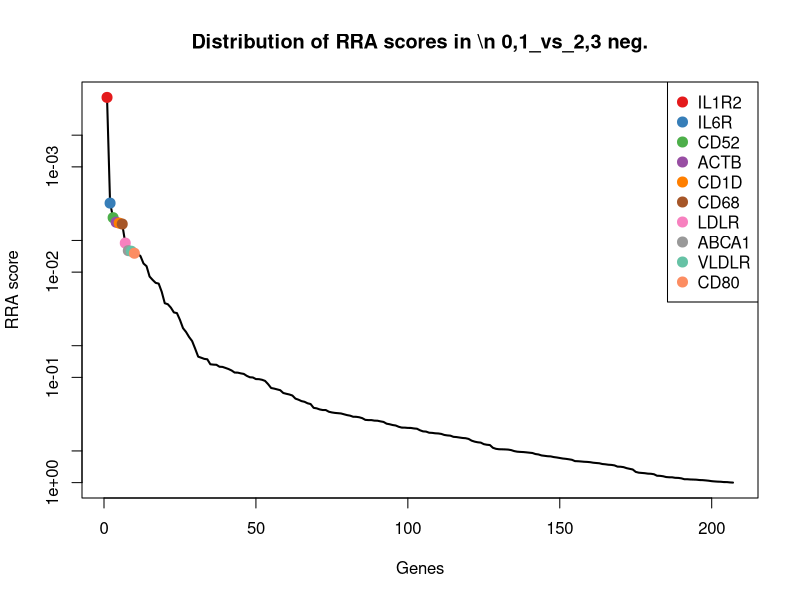
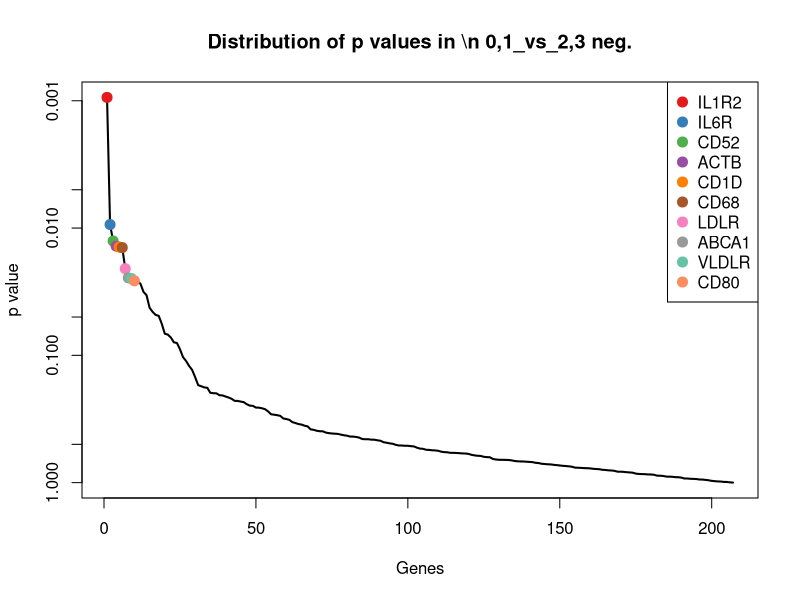
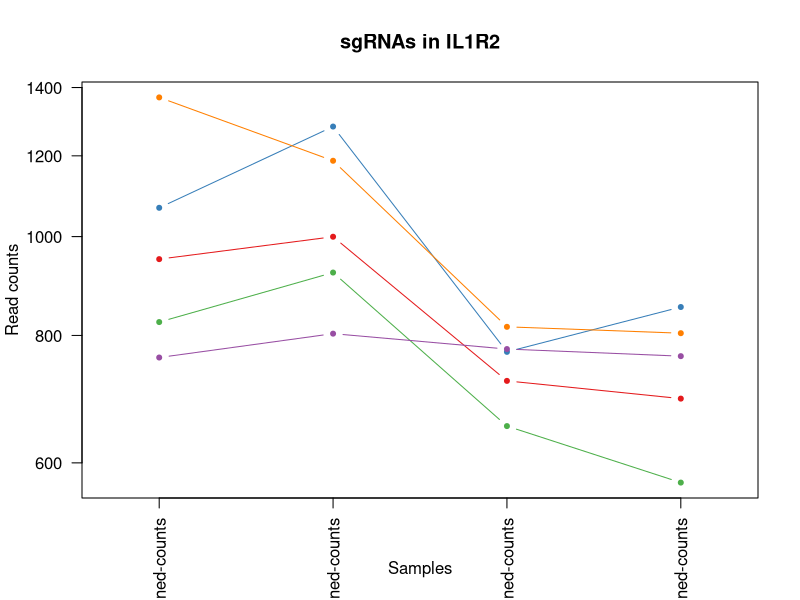
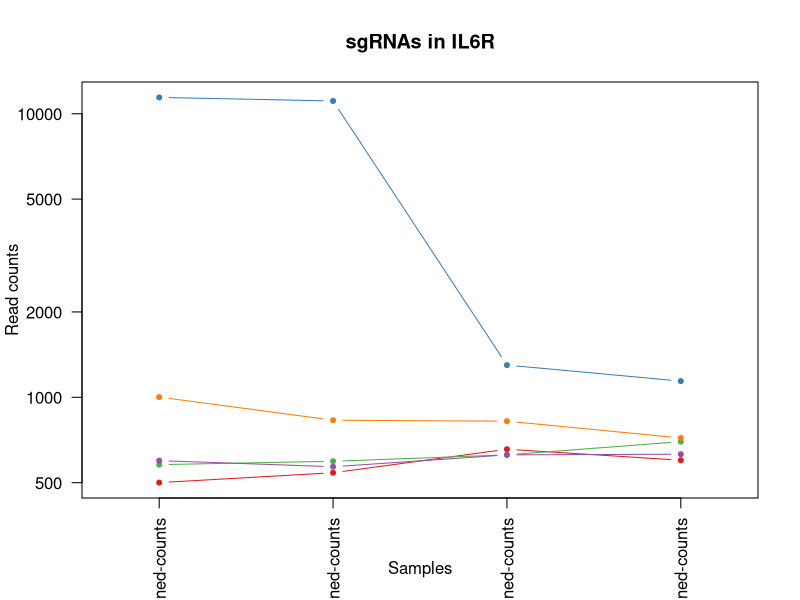
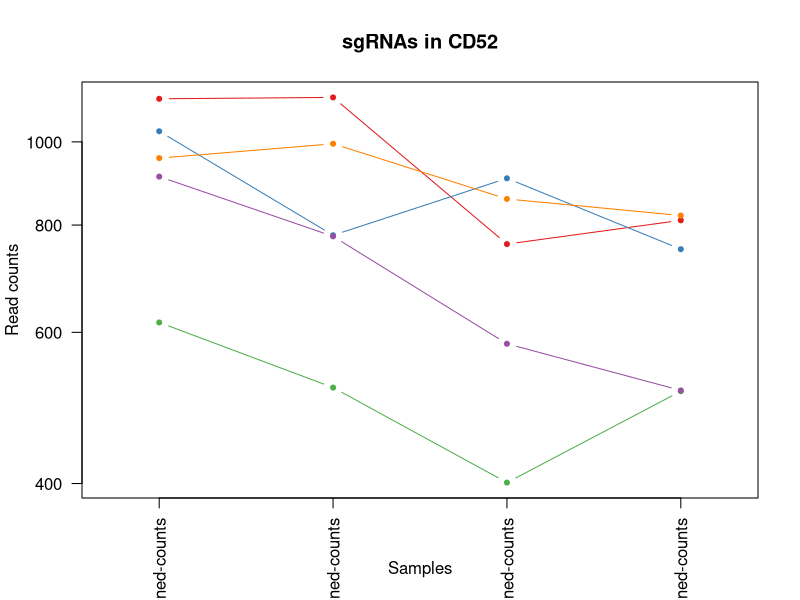
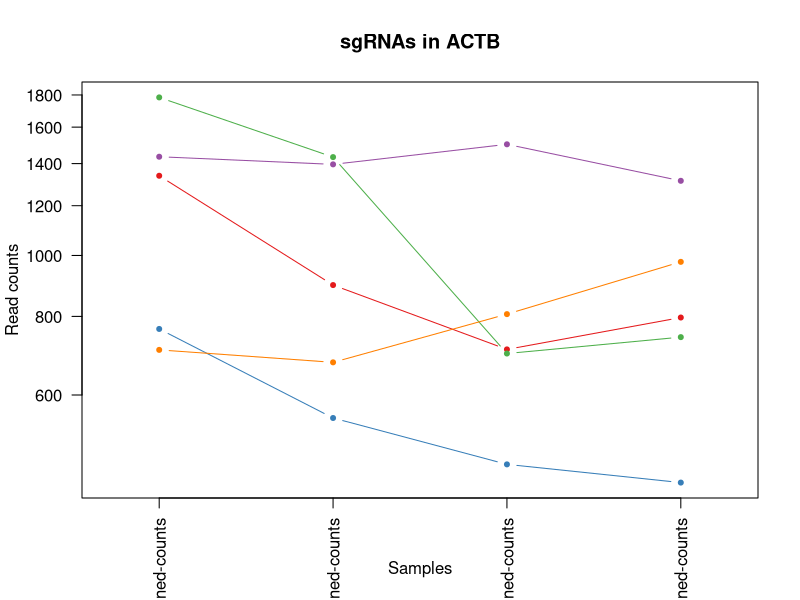
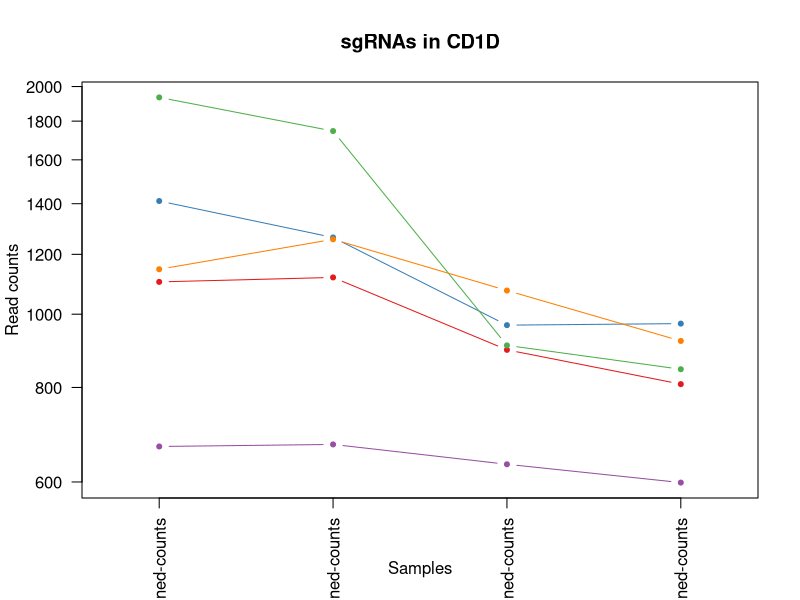
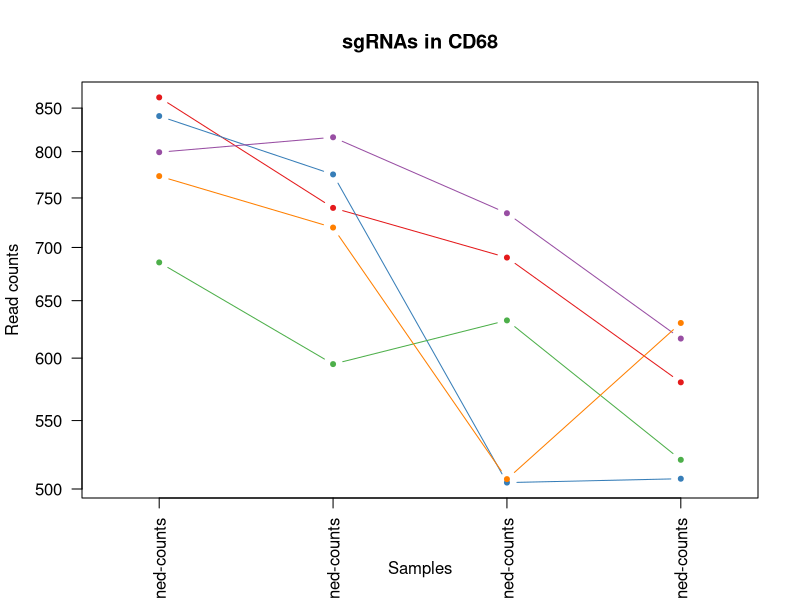

R code for these plots, in order: (Note: this script raises an error after producing the figures.)
pdf(file='APOEuptake_CRISPRi.pdf',width=4.5,height=4.5);
gstable=read.table('APOEuptake_CRISPRi.gene_summary.txt',header=T)
# 
#
# parameters
# Do not modify the variables beginning with "__"

# gstablename='__GENE_SUMMARY_FILE__'
startindex=3
# outputfile='__OUTPUT_FILE__'
targetgenelist=c("IL1R2","IL6R","CD52","ACTB","CD1D","CD68","LDLR","ABCA1","VLDLR","CD80")
# samplelabel=sub('.\\w+.\\w+$','',colnames(gstable)[startindex]);
samplelabel='0,1_vs_2,3 neg.'


# You need to write some codes in front of this code:
# gstable=read.table(gstablename,header=T)
# pdf(file=outputfile,width=6,height=6)


# set up color using RColorBrewer
#library(RColorBrewer)
#colors <- brewer.pal(length(targetgenelist), "Set1")

colors=c( "#E41A1C", "#377EB8", "#4DAF4A", "#984EA3", "#FF7F00",  "#A65628", "#F781BF",
          "#999999", "#66C2A5", "#FC8D62", "#8DA0CB", "#E78AC3", "#A6D854", "#FFD92F", "#E5C494", "#B3B3B3", 
          "#8DD3C7", "#FFFFB3", "#BEBADA", "#FB8072", "#80B1D3", "#FDB462", "#B3DE69", "#FCCDE5",
          "#D9D9D9", "#BC80BD", "#CCEBC5", "#FFED6F")

######
# function definition

plotrankedvalues<-function(val, tglist, ...){
  
  plot(val,log='y',ylim=c(max(val),min(val)),type='l',lwd=2, ...)
  if(length(tglist)>0){
    for(i in 1:length(tglist)){
      targetgene=tglist[i];
      tx=which(names(val)==targetgene);ty=val[targetgene];
      points(tx,ty,col=colors[(i %% length(colors)) ],cex=2,pch=20)
      # text(tx+50,ty,targetgene,col=colors[i])
    }
    legend('topright',tglist,pch=20,pt.cex = 2,cex=1,col=colors)
  }
}



plotrandvalues<-function(val,targetgenelist, ...){
  # choose the one with the best distance distribution
  
  mindiffvalue=0;
  randval=val;
  for(i in 1:20){
    randval0=sample(val)
    vindex=sort(which(names(randval0) %in% targetgenelist))
    if(max(vindex)>0.9*length(val)){
      # print('pass...')
      next;
    }
    mindiffind=min(diff(vindex));
    if (mindiffind > mindiffvalue){
      mindiffvalue=mindiffind;
      randval=randval0;
      # print(paste('Diff: ',mindiffvalue))
    }
  }
  plot(randval,log='y',ylim=c(max(randval),min(randval)),pch=20,col='grey', ...)
  
  if(length(targetgenelist)>0){
    for(i in 1:length(targetgenelist)){
      targetgene=targetgenelist[i];
      tx=which(names(randval)==targetgene);ty=randval[targetgene];
      points(tx,ty,col=colors[(i %% length(colors)) ],cex=2,pch=20)
      text(tx+50,ty,targetgene,col=colors[i])
    }
  }
  
}




# set.seed(1235)



pvec=gstable[,startindex]
names(pvec)=gstable[,'id']
pvec=sort(pvec);

plotrankedvalues(pvec,targetgenelist,xlab='Genes',ylab='RRA score',main=paste('Distribution of RRA scores in \\n',samplelabel))

# plotrandvalues(pvec,targetgenelist,xlab='Genes',ylab='RRA score',main=paste('Distribution of RRA scores in \\n',samplelabel))


pvec=gstable[,startindex+1]
names(pvec)=gstable[,'id']
pvec=sort(pvec);

plotrankedvalues(pvec,targetgenelist,xlab='Genes',ylab='p value',main=paste('Distribution of p values in \\n',samplelabel))

# plotrandvalues(pvec,targetgenelist,xlab='Genes',ylab='p value',main=paste('Distribution of p values in \\n',samplelabel))



# you need to write after this code:
# dev.off()






# parameters
# Do not modify the variables beginning with "__"
targetmat=list(c(949.3586315320747,998.6479878889093,720.9972517584889,692.6439741973477),c(1066.140817383316,1280.9513060200497,769.8784213692339,852.0041667570382),c(823.5157588475473,921.0145754028456,650.9342419830878,572.863437306077),c(760.0909510145455,802.2119290226574,774.7665383303084,762.429156560088),c(1368.163711826182,1185.6739361507898,814.6861601790836,803.0503821145189))
targetgene="IL1R2"
collabel=c("TRE-KRAB-undiff-apoe4-low-rd2_S19_L001_R1_001-clipped-trimmed-aligned-counts","TRE-KRAB-undiff-apoe4-low-rd1_S17_L001_R1_001-clipped-trimmed-aligned-counts","TRE-KRAB-undiff-apoe4-high-rd2_S20_L001_R1_001-clipped-trimmed-aligned-counts","TRE-KRAB-undiff-apoe4-high-rd1_S18_L001_R1_001-clipped-trimmed-aligned-counts")

# set up color using RColorBrewer
#library(RColorBrewer)
#colors <- brewer.pal(length(targetgenelist), "Set1")

colors=c( "#E41A1C", "#377EB8", "#4DAF4A", "#984EA3", "#FF7F00",  "#A65628", "#F781BF",
          "#999999", "#66C2A5", "#FC8D62", "#8DA0CB", "#E78AC3", "#A6D854", "#FFD92F", "#E5C494", "#B3B3B3", 
          "#8DD3C7", "#FFFFB3", "#BEBADA", "#FB8072", "#80B1D3", "#FDB462", "#B3DE69", "#FCCDE5",
          "#D9D9D9", "#BC80BD", "#CCEBC5", "#FFED6F")


## code

targetmatvec=unlist(targetmat)+1
yrange=range(targetmatvec[targetmatvec>0]);
# yrange[1]=1; # set the minimum value to 1
for(i in 1:length(targetmat)){
  vali=targetmat[[i]]+1;
  if(i==1){
    plot(1:length(vali),vali,type='b',las=1,pch=20,main=paste('sgRNAs in',targetgene),ylab='Read counts',xlab='Samples',xlim=c(0.7,length(vali)+0.3),ylim = yrange,col=colors[(i %% length(colors))],xaxt='n',log='y')
    axis(1,at=1:length(vali),labels=(collabel),las=2)
    # lines(0:100,rep(1,101),col='black');
  }else{
    lines(1:length(vali),vali,type='b',pch=20,col=colors[(i %% length(colors))])
  }
}




# parameters
# Do not modify the variables beginning with "__"
targetmat=list(c(499.34451881220474,541.0813597513525,655.0076727839831,598.9026844563533),c(11417.472152921802,11090.99161107718,1297.79505316528,1139.4774552960878),c(577.8704713673499,594.0132319009413,625.6789710175362,696.8102537413919),c(596.998588015398,568.13542773892,625.6789710175362,629.1082111506737),c(1000.702523587362,829.265997010225,822.8330217808744,717.6416514616129))
targetgene="IL6R"
collabel=c("TRE-KRAB-undiff-apoe4-low-rd2_S19_L001_R1_001-clipped-trimmed-aligned-counts","TRE-KRAB-undiff-apoe4-low-rd1_S17_L001_R1_001-clipped-trimmed-aligned-counts","TRE-KRAB-undiff-apoe4-high-rd2_S20_L001_R1_001-clipped-trimmed-aligned-counts","TRE-KRAB-undiff-apoe4-high-rd1_S18_L001_R1_001-clipped-trimmed-aligned-counts")

# set up color using RColorBrewer
#library(RColorBrewer)
#colors <- brewer.pal(length(targetgenelist), "Set1")

colors=c( "#E41A1C", "#377EB8", "#4DAF4A", "#984EA3", "#FF7F00",  "#A65628", "#F781BF",
          "#999999", "#66C2A5", "#FC8D62", "#8DA0CB", "#E78AC3", "#A6D854", "#FFD92F", "#E5C494", "#B3B3B3", 
          "#8DD3C7", "#FFFFB3", "#BEBADA", "#FB8072", "#80B1D3", "#FDB462", "#B3DE69", "#FCCDE5",
          "#D9D9D9", "#BC80BD", "#CCEBC5", "#FFED6F")


## code

targetmatvec=unlist(targetmat)+1
yrange=range(targetmatvec[targetmatvec>0]);
# yrange[1]=1; # set the minimum value to 1
for(i in 1:length(targetmat)){
  vali=targetmat[[i]]+1;
  if(i==1){
    plot(1:length(vali),vali,type='b',las=1,pch=20,main=paste('sgRNAs in',targetgene),ylab='Read counts',xlab='Samples',xlim=c(0.7,length(vali)+0.3),ylim = yrange,col=colors[(i %% length(colors))],xaxt='n',log='y')
    axis(1,at=1:length(vali),labels=(collabel),las=2)
    # lines(0:100,rep(1,101),col='black');
  }else{
    lines(1:length(vali),vali,type='b',pch=20,col=colors[(i %% length(colors))])
  }
}




# parameters
# Do not modify the variables beginning with "__"
targetmat=list(c(1121.5116813645081,1125.6844810479224,759.2875012869059,809.2998014305851),c(1027.8845840872198,777.5103886861825,905.931010119141,748.8887480419444),c(615.1199616819699,516.3798194148777,400.01090464793003,511.41081403142516),c(910.0956552545022,775.1578610350897,580.8712322076866,512.4523839174362),c(956.4058324024082,993.9429325867236,857.049840508396,819.7155002906957))
targetgene="CD52"
collabel=c("TRE-KRAB-undiff-apoe4-low-rd2_S19_L001_R1_001-clipped-trimmed-aligned-counts","TRE-KRAB-undiff-apoe4-low-rd1_S17_L001_R1_001-clipped-trimmed-aligned-counts","TRE-KRAB-undiff-apoe4-high-rd2_S20_L001_R1_001-clipped-trimmed-aligned-counts","TRE-KRAB-undiff-apoe4-high-rd1_S18_L001_R1_001-clipped-trimmed-aligned-counts")

# set up color using RColorBrewer
#library(RColorBrewer)
#colors <- brewer.pal(length(targetgenelist), "Set1")

colors=c( "#E41A1C", "#377EB8", "#4DAF4A", "#984EA3", "#FF7F00",  "#A65628", "#F781BF",
          "#999999", "#66C2A5", "#FC8D62", "#8DA0CB", "#E78AC3", "#A6D854", "#FFD92F", "#E5C494", "#B3B3B3", 
          "#8DD3C7", "#FFFFB3", "#BEBADA", "#FB8072", "#80B1D3", "#FDB462", "#B3DE69", "#FCCDE5",
          "#D9D9D9", "#BC80BD", "#CCEBC5", "#FFED6F")


## code

targetmatvec=unlist(targetmat)+1
yrange=range(targetmatvec[targetmatvec>0]);
# yrange[1]=1; # set the minimum value to 1
for(i in 1:length(targetmat)){
  vali=targetmat[[i]]+1;
  if(i==1){
    plot(1:length(vali),vali,type='b',las=1,pch=20,main=paste('sgRNAs in',targetgene),ylab='Read counts',xlab='Samples',xlim=c(0.7,length(vali)+0.3),ylim = yrange,col=colors[(i %% length(colors))],xaxt='n',log='y')
    axis(1,at=1:length(vali),labels=(collabel),las=2)
    # lines(0:100,rep(1,101),col='black');
  }else{
    lines(1:length(vali),vali,type='b',pch=20,col=colors[(i %% length(colors))])
  }
}




# parameters
# Do not modify the variables beginning with "__"
targetmat=list(c(1337.9614223818953,896.3130350663708,707.9622731956237,795.7593929124415),c(763.1111799589742,550.4914703557238,464.3711113020776,434.3346424666075),c(1782.9418201943843,1432.6893395155375,697.3713531132955,740.556188953856),c(1434.6087486036124,1395.0488970980523,1501.466593210051,1313.419626259933),c(706.7335729963058,675.1754358636441,805.7246124171137,975.9509831923531))
targetgene="ACTB"
collabel=c("TRE-KRAB-undiff-apoe4-low-rd2_S19_L001_R1_001-clipped-trimmed-aligned-counts","TRE-KRAB-undiff-apoe4-low-rd1_S17_L001_R1_001-clipped-trimmed-aligned-counts","TRE-KRAB-undiff-apoe4-high-rd2_S20_L001_R1_001-clipped-trimmed-aligned-counts","TRE-KRAB-undiff-apoe4-high-rd1_S18_L001_R1_001-clipped-trimmed-aligned-counts")

# set up color using RColorBrewer
#library(RColorBrewer)
#colors <- brewer.pal(length(targetgenelist), "Set1")

colors=c( "#E41A1C", "#377EB8", "#4DAF4A", "#984EA3", "#FF7F00",  "#A65628", "#F781BF",
          "#999999", "#66C2A5", "#FC8D62", "#8DA0CB", "#E78AC3", "#A6D854", "#FFD92F", "#E5C494", "#B3B3B3", 
          "#8DD3C7", "#FFFFB3", "#BEBADA", "#FB8072", "#80B1D3", "#FDB462", "#B3DE69", "#FCCDE5",
          "#D9D9D9", "#BC80BD", "#CCEBC5", "#FFED6F")


## code

targetmatvec=unlist(targetmat)+1
yrange=range(targetmatvec[targetmatvec>0]);
# yrange[1]=1; # set the minimum value to 1
for(i in 1:length(targetmat)){
  vali=targetmat[[i]]+1;
  if(i==1){
    plot(1:length(vali),vali,type='b',las=1,pch=20,main=paste('sgRNAs in',targetgene),ylab='Read counts',xlab='Samples',xlim=c(0.7,length(vali)+0.3),ylim = yrange,col=colors[(i %% length(colors))],xaxt='n',log='y')
    axis(1,at=1:length(vali),labels=(collabel),las=2)
    # lines(0:100,rep(1,101),col='black');
  }else{
    lines(1:length(vali),vali,type='b',pch=20,col=colors[(i %% length(colors))])
  }
}




# parameters
# Do not modify the variables beginning with "__"
targetmat=list(c(1102.3835647164601,1117.4506342690975,896.154776196992,807.2166616585631),c(1410.4469170481832,1262.131084811307,966.2177859723931,970.7431337622978),c(1933.9532674158172,1745.575517110885,908.3750685996782,844.7131775549609),c(667.4705967187333,671.6466443870049,632.1964602989689,597.8611145703422),c(1145.6735129199374,1255.0735018580285,1073.7563591160322,920.7477792337675))
targetgene="CD1D"
collabel=c("TRE-KRAB-undiff-apoe4-low-rd2_S19_L001_R1_001-clipped-trimmed-aligned-counts","TRE-KRAB-undiff-apoe4-low-rd1_S17_L001_R1_001-clipped-trimmed-aligned-counts","TRE-KRAB-undiff-apoe4-high-rd2_S20_L001_R1_001-clipped-trimmed-aligned-counts","TRE-KRAB-undiff-apoe4-high-rd1_S18_L001_R1_001-clipped-trimmed-aligned-counts")

# set up color using RColorBrewer
#library(RColorBrewer)
#colors <- brewer.pal(length(targetgenelist), "Set1")

colors=c( "#E41A1C", "#377EB8", "#4DAF4A", "#984EA3", "#FF7F00",  "#A65628", "#F781BF",
          "#999999", "#66C2A5", "#FC8D62", "#8DA0CB", "#E78AC3", "#A6D854", "#FFD92F", "#E5C494", "#B3B3B3", 
          "#8DD3C7", "#FFFFB3", "#BEBADA", "#FB8072", "#80B1D3", "#FDB462", "#B3DE69", "#FCCDE5",
          "#D9D9D9", "#BC80BD", "#CCEBC5", "#FFED6F")


## code

targetmatvec=unlist(targetmat)+1
yrange=range(targetmatvec[targetmatvec>0]);
# yrange[1]=1; # set the minimum value to 1
for(i in 1:length(targetmat)){
  vali=targetmat[[i]]+1;
  if(i==1){
    plot(1:length(vali),vali,type='b',las=1,pch=20,main=paste('sgRNAs in',targetgene),ylab='Read counts',xlab='Samples',xlim=c(0.7,length(vali)+0.3),ylim = yrange,col=colors[(i %% length(colors))],xaxt='n',log='y')
    axis(1,at=1:length(vali),labels=(collabel),las=2)
    # lines(0:100,rep(1,101),col='black');
  }else{
    lines(1:length(vali),vali,type='b',pch=20,col=colors[(i %% length(colors))])
  }
}




# parameters
# Do not modify the variables beginning with "__"
targetmat=list(c(861.7719921436436,738.6936824431508,689.2244915115047,579.1128566221433),c(839.6236465511669,773.9815972095433,503.47604699067364,506.2029646013699),c(684.5852274038291,594.0132319009413,631.3817741387898,519.7433731195135),c(798.3471843106419,815.150831103668,733.2175441611752,615.5678026325301),c(772.1718667922602,718.6971974088616,505.9201054712109,629.1082111506737))
targetgene="CD68"
collabel=c("TRE-KRAB-undiff-apoe4-low-rd2_S19_L001_R1_001-clipped-trimmed-aligned-counts","TRE-KRAB-undiff-apoe4-low-rd1_S17_L001_R1_001-clipped-trimmed-aligned-counts","TRE-KRAB-undiff-apoe4-high-rd2_S20_L001_R1_001-clipped-trimmed-aligned-counts","TRE-KRAB-undiff-apoe4-high-rd1_S18_L001_R1_001-clipped-trimmed-aligned-counts")

# set up color using RColorBrewer
#library(RColorBrewer)
#colors <- brewer.pal(length(targetgenelist), "Set1")

colors=c( "#E41A1C", "#377EB8", "#4DAF4A", "#984EA3", "#FF7F00",  "#A65628", "#F781BF",
          "#999999", "#66C2A5", "#FC8D62", "#8DA0CB", "#E78AC3", "#A6D854", "#FFD92F", "#E5C494", "#B3B3B3", 
          "#8DD3C7", "#FFFFB3", "#BEBADA", "#FB8072", "#80B1D3", "#FDB462", "#B3DE69", "#FCCDE5",
          "#D9D9D9", "#BC80BD", "#CCEBC5", "#FFED6F")


## code

targetmatvec=unlist(targetmat)+1
yrange=range(targetmatvec[targetmatvec>0]);
# yrange[1]=1; # set the minimum value to 1
for(i in 1:length(targetmat)){
  vali=targetmat[[i]]+1;
  if(i==1){
    plot(1:length(vali),vali,type='b',las=1,pch=20,main=paste('sgRNAs in',targetgene),ylab='Read counts',xlab='Samples',xlim=c(0.7,length(vali)+0.3),ylim = yrange,col=colors[(i %% length(colors))],xaxt='n',log='y')
    axis(1,at=1:length(vali),labels=(collabel),las=2)
    # lines(0:100,rep(1,101),col='black');
  }else{
    lines(1:length(vali),vali,type='b',pch=20,col=colors[(i %% length(colors))])
  }
}




# parameters
# Do not modify the variables beginning with "__"
targetmat=list(c(1533.2695607882818,1184.4976723252432,896.969462357171,962.4105746742094),c(608.0727608116364,656.3552146549015,552.3572166014187,560.3645986739444),c(1258.428726845274,1146.857229907758,851.3470373871423,928.0387684358448),c(982.5811499207899,1108.0405236647262,1200.0327139437902,1145.726874612154),c(1909.7914358603878,1947.8928951048688,1284.7600746024148,1192.5975194826513))
targetgene="LDLR"
collabel=c("TRE-KRAB-undiff-apoe4-low-rd2_S19_L001_R1_001-clipped-trimmed-aligned-counts","TRE-KRAB-undiff-apoe4-low-rd1_S17_L001_R1_001-clipped-trimmed-aligned-counts","TRE-KRAB-undiff-apoe4-high-rd2_S20_L001_R1_001-clipped-trimmed-aligned-counts","TRE-KRAB-undiff-apoe4-high-rd1_S18_L001_R1_001-clipped-trimmed-aligned-counts")

# set up color using RColorBrewer
#library(RColorBrewer)
#colors <- brewer.pal(length(targetgenelist), "Set1")

colors=c( "#E41A1C", "#377EB8", "#4DAF4A", "#984EA3", "#FF7F00",  "#A65628", "#F781BF",
          "#999999", "#66C2A5", "#FC8D62", "#8DA0CB", "#E78AC3", "#A6D854", "#FFD92F", "#E5C494", "#B3B3B3", 
          "#8DD3C7", "#FFFFB3", "#BEBADA", "#FB8072", "#80B1D3", "#FDB462", "#B3DE69", "#FCCDE5",
          "#D9D9D9", "#BC80BD", "#CCEBC5", "#FFED6F")


## code

targetmatvec=unlist(targetmat)+1
yrange=range(targetmatvec[targetmatvec>0]);
# yrange[1]=1; # set the minimum value to 1
for(i in 1:length(targetmat)){
  vali=targetmat[[i]]+1;
  if(i==1){
    plot(1:length(vali),vali,type='b',las=1,pch=20,main=paste('sgRNAs in',targetgene),ylab='Read counts',xlab='Samples',xlim=c(0.7,length(vali)+0.3),ylim = yrange,col=colors[(i %% length(colors))],xaxt='n',log='y')
    axis(1,at=1:length(vali),labels=(collabel),las=2)
    # lines(0:100,rep(1,101),col='black');
  }else{
    lines(1:length(vali),vali,type='b',pch=20,col=colors[(i %% length(colors))])
  }
}




# parameters
# Do not modify the variables beginning with "__"
targetmat=list(c(604.0457888857316,652.8264231782622,578.4271737271494,581.1959963941654),c(823.5157588475473,804.5644566737502,735.6616026417124,702.0181031714471),c(713.7807738666394,708.1108229789439,582.5006045280447,715.5585116895908),c(823.5157588475473,862.2013841255247,448.89207425867505,455.16604018682847),c(747.0032922553546,723.4022527110474,542.5809826792697,608.2768134304528))
targetgene="ABCA1"
collabel=c("TRE-KRAB-undiff-apoe4-low-rd2_S19_L001_R1_001-clipped-trimmed-aligned-counts","TRE-KRAB-undiff-apoe4-low-rd1_S17_L001_R1_001-clipped-trimmed-aligned-counts","TRE-KRAB-undiff-apoe4-high-rd2_S20_L001_R1_001-clipped-trimmed-aligned-counts","TRE-KRAB-undiff-apoe4-high-rd1_S18_L001_R1_001-clipped-trimmed-aligned-counts")

# set up color using RColorBrewer
#library(RColorBrewer)
#colors <- brewer.pal(length(targetgenelist), "Set1")

colors=c( "#E41A1C", "#377EB8", "#4DAF4A", "#984EA3", "#FF7F00",  "#A65628", "#F781BF",
          "#999999", "#66C2A5", "#FC8D62", "#8DA0CB", "#E78AC3", "#A6D854", "#FFD92F", "#E5C494", "#B3B3B3", 
          "#8DD3C7", "#FFFFB3", "#BEBADA", "#FB8072", "#80B1D3", "#FDB462", "#B3DE69", "#FCCDE5",
          "#D9D9D9", "#BC80BD", "#CCEBC5", "#FFED6F")


## code

targetmatvec=unlist(targetmat)+1
yrange=range(targetmatvec[targetmatvec>0]);
# yrange[1]=1; # set the minimum value to 1
for(i in 1:length(targetmat)){
  vali=targetmat[[i]]+1;
  if(i==1){
    plot(1:length(vali),vali,type='b',las=1,pch=20,main=paste('sgRNAs in',targetgene),ylab='Read counts',xlab='Samples',xlim=c(0.7,length(vali)+0.3),ylim = yrange,col=colors[(i %% length(colors))],xaxt='n',log='y')
    axis(1,at=1:length(vali),labels=(collabel),las=2)
    # lines(0:100,rep(1,101),col='black');
  }else{
    lines(1:length(vali),vali,type='b',pch=20,col=colors[(i %% length(colors))])
  }
}




# parameters
# Do not modify the variables beginning with "__"
targetmat=list(c(1121.5116813645081,1002.1767793655484,875.7876221925148,859.2951559591155),c(570.8232704970163,585.7793851221163,619.1614817361035,734.3067696377897),c(935.2642297914076,1020.9970005742912,570.2803121253585,549.9488998138339),c(1170.842087456843,1239.782072125925,1173.1480706578805,878.0434139073144),c(893.9877675508826,949.2449072159596,566.2068813244631,585.3622759382097))
targetgene="VLDLR"
collabel=c("TRE-KRAB-undiff-apoe4-low-rd2_S19_L001_R1_001-clipped-trimmed-aligned-counts","TRE-KRAB-undiff-apoe4-low-rd1_S17_L001_R1_001-clipped-trimmed-aligned-counts","TRE-KRAB-undiff-apoe4-high-rd2_S20_L001_R1_001-clipped-trimmed-aligned-counts","TRE-KRAB-undiff-apoe4-high-rd1_S18_L001_R1_001-clipped-trimmed-aligned-counts")

# set up color using RColorBrewer
#library(RColorBrewer)
#colors <- brewer.pal(length(targetgenelist), "Set1")

colors=c( "#E41A1C", "#377EB8", "#4DAF4A", "#984EA3", "#FF7F00",  "#A65628", "#F781BF",
          "#999999", "#66C2A5", "#FC8D62", "#8DA0CB", "#E78AC3", "#A6D854", "#FFD92F", "#E5C494", "#B3B3B3", 
          "#8DD3C7", "#FFFFB3", "#BEBADA", "#FB8072", "#80B1D3", "#FDB462", "#B3DE69", "#FCCDE5",
          "#D9D9D9", "#BC80BD", "#CCEBC5", "#FFED6F")


## code

targetmatvec=unlist(targetmat)+1
yrange=range(targetmatvec[targetmatvec>0]);
# yrange[1]=1; # set the minimum value to 1
for(i in 1:length(targetmat)){
  vali=targetmat[[i]]+1;
  if(i==1){
    plot(1:length(vali),vali,type='b',las=1,pch=20,main=paste('sgRNAs in',targetgene),ylab='Read counts',xlab='Samples',xlim=c(0.7,length(vali)+0.3),ylim = yrange,col=colors[(i %% length(colors))],xaxt='n',log='y')
    axis(1,at=1:length(vali),labels=(collabel),las=2)
    # lines(0:100,rep(1,101),col='black');
  }else{
    lines(1:length(vali),vali,type='b',pch=20,col=colors[(i %% length(colors))])
  }
}




# parameters
# Do not modify the variables beginning with "__"
targetmat=list(c(499.34451881220474,523.4374023681562,720.9972517584889,694.7271139693698),c(560.7558406822541,561.0778447856416,554.801275081956,550.990469699845),c(3007.141285669467,2267.8366556534947,562.1334505235677,605.1521037724195),c(599.0120739783505,504.6171811594135,633.0111464591479,539.5332009537235),c(852.7113053103577,713.9921421066759,652.5636143034459,609.3183833164637))
targetgene="CD80"
collabel=c("TRE-KRAB-undiff-apoe4-low-rd2_S19_L001_R1_001-clipped-trimmed-aligned-counts","TRE-KRAB-undiff-apoe4-low-rd1_S17_L001_R1_001-clipped-trimmed-aligned-counts","TRE-KRAB-undiff-apoe4-high-rd2_S20_L001_R1_001-clipped-trimmed-aligned-counts","TRE-KRAB-undiff-apoe4-high-rd1_S18_L001_R1_001-clipped-trimmed-aligned-counts")

# set up color using RColorBrewer
#library(RColorBrewer)
#colors <- brewer.pal(length(targetgenelist), "Set1")

colors=c( "#E41A1C", "#377EB8", "#4DAF4A", "#984EA3", "#FF7F00",  "#A65628", "#F781BF",
          "#999999", "#66C2A5", "#FC8D62", "#8DA0CB", "#E78AC3", "#A6D854", "#FFD92F", "#E5C494", "#B3B3B3", 
          "#8DD3C7", "#FFFFB3", "#BEBADA", "#FB8072", "#80B1D3", "#FDB462", "#B3DE69", "#FCCDE5",
          "#D9D9D9", "#BC80BD", "#CCEBC5", "#FFED6F")


## code

targetmatvec=unlist(targetmat)+1
yrange=range(targetmatvec[targetmatvec>0]);
# yrange[1]=1; # set the minimum value to 1
for(i in 1:length(targetmat)){
  vali=targetmat[[i]]+1;
  if(i==1){
    plot(1:length(vali),vali,type='b',las=1,pch=20,main=paste('sgRNAs in',targetgene),ylab='Read counts',xlab='Samples',xlim=c(0.7,length(vali)+0.3),ylim = yrange,col=colors[(i %% length(colors))],xaxt='n',log='y')
    axis(1,at=1:length(vali),labels=(collabel),las=2)
    # lines(0:100,rep(1,101),col='black');
  }else{
    lines(1:length(vali),vali,type='b',pch=20,col=colors[(i %% length(colors))])
  }
}



# 
#
# parameters
# Do not modify the variables beginning with "__"

# gstablename='__GENE_SUMMARY_FILE__'
startindex=9
# outputfile='__OUTPUT_FILE__'
targetgenelist=c("IL15","IRF8","CLEC2B","C9orf72","TLR7","P2RY12","CLIC1","CD86","LRP6","LRP1B")
# samplelabel=sub('.\\w+.\\w+$','',colnames(gstable)[startindex]);
samplelabel='0,1_vs_2,3 pos.'


# You need to write some codes in front of this code:
# gstable=read.table(gstablename,header=T)
# pdf(file=outputfile,width=6,height=6)


# set up color using RColorBrewer
#library(RColorBrewer)
#colors <- brewer.pal(length(targetgenelist), "Set1")

colors=c( "#E41A1C", "#377EB8", "#4DAF4A", "#984EA3", "#FF7F00",  "#A65628", "#F781BF",
          "#999999", "#66C2A5", "#FC8D62", "#8DA0CB", "#E78AC3", "#A6D854", "#FFD92F", "#E5C494", "#B3B3B3", 
          "#8DD3C7", "#FFFFB3", "#BEBADA", "#FB8072", "#80B1D3", "#FDB462", "#B3DE69", "#FCCDE5",
          "#D9D9D9", "#BC80BD", "#CCEBC5", "#FFED6F")

######
# function definition

plotrankedvalues<-function(val, tglist, ...){
  
  plot(val,log='y',ylim=c(max(val),min(val)),type='l',lwd=2, ...)
  if(length(tglist)>0){
    for(i in 1:length(tglist)){
      targetgene=tglist[i];
      tx=which(names(val)==targetgene);ty=val[targetgene];
      points(tx,ty,col=colors[(i %% length(colors)) ],cex=2,pch=20)
      # text(tx+50,ty,targetgene,col=colors[i])
    }
    legend('topright',tglist,pch=20,pt.cex = 2,cex=1,col=colors)
  }
}



plotrandvalues<-function(val,targetgenelist, ...){
  # choose the one with the best distance distribution
  
  mindiffvalue=0;
  randval=val;
  for(i in 1:20){
    randval0=sample(val)
    vindex=sort(which(names(randval0) %in% targetgenelist))
    if(max(vindex)>0.9*length(val)){
      # print('pass...')
      next;
    }
    mindiffind=min(diff(vindex));
    if (mindiffind > mindiffvalue){
      mindiffvalue=mindiffind;
      randval=randval0;
      # print(paste('Diff: ',mindiffvalue))
    }
  }
  plot(randval,log='y',ylim=c(max(randval),min(randval)),pch=20,col='grey', ...)
  
  if(length(targetgenelist)>0){
    for(i in 1:length(targetgenelist)){
      targetgene=targetgenelist[i];
      tx=which(names(randval)==targetgene);ty=randval[targetgene];
      points(tx,ty,col=colors[(i %% length(colors)) ],cex=2,pch=20)
      text(tx+50,ty,targetgene,col=colors[i])
    }
  }
  
}




# set.seed(1235)



pvec=gstable[,startindex]
names(pvec)=gstable[,'id']
pvec=sort(pvec);

plotrankedvalues(pvec,targetgenelist,xlab='Genes',ylab='RRA score',main=paste('Distribution of RRA scores in \\n',samplelabel))

# plotrandvalues(pvec,targetgenelist,xlab='Genes',ylab='RRA score',main=paste('Distribution of RRA scores in \\n',samplelabel))


pvec=gstable[,startindex+1]
names(pvec)=gstable[,'id']
pvec=sort(pvec);

plotrankedvalues(pvec,targetgenelist,xlab='Genes',ylab='p value',main=paste('Distribution of p values in \\n',samplelabel))

# plotrandvalues(pvec,targetgenelist,xlab='Genes',ylab='p value',main=paste('Distribution of p values in \\n',samplelabel))



# you need to write after this code:
# dev.off()






# parameters
# Do not modify the variables beginning with "__"
targetmat=list(c(885.933823699073,888.0791882875459,694.1126084725792,620.7756520625853),c(606.0592748486839,756.3376398263471,765.8049905683386,783.260554280309),c(1006.7429814762193,838.6761076145963,1033.8367372672571,954.0780155861211),c(543.6412099971584,610.4809254585912,578.4271737271494,671.8125764771268),c(736.9358624405925,689.2906017702012,2178.4707923188694,2684.125596250474))
targetgene="IL15"
collabel=c("TRE-KRAB-undiff-apoe4-low-rd2_S19_L001_R1_001-clipped-trimmed-aligned-counts","TRE-KRAB-undiff-apoe4-low-rd1_S17_L001_R1_001-clipped-trimmed-aligned-counts","TRE-KRAB-undiff-apoe4-high-rd2_S20_L001_R1_001-clipped-trimmed-aligned-counts","TRE-KRAB-undiff-apoe4-high-rd1_S18_L001_R1_001-clipped-trimmed-aligned-counts")

# set up color using RColorBrewer
#library(RColorBrewer)
#colors <- brewer.pal(length(targetgenelist), "Set1")

colors=c( "#E41A1C", "#377EB8", "#4DAF4A", "#984EA3", "#FF7F00",  "#A65628", "#F781BF",
          "#999999", "#66C2A5", "#FC8D62", "#8DA0CB", "#E78AC3", "#A6D854", "#FFD92F", "#E5C494", "#B3B3B3", 
          "#8DD3C7", "#FFFFB3", "#BEBADA", "#FB8072", "#80B1D3", "#FDB462", "#B3DE69", "#FCCDE5",
          "#D9D9D9", "#BC80BD", "#CCEBC5", "#FFED6F")


## code

targetmatvec=unlist(targetmat)+1
yrange=range(targetmatvec[targetmatvec>0]);
# yrange[1]=1; # set the minimum value to 1
for(i in 1:length(targetmat)){
  vali=targetmat[[i]]+1;
  if(i==1){
    plot(1:length(vali),vali,type='b',las=1,pch=20,main=paste('sgRNAs in',targetgene),ylab='Read counts',xlab='Samples',xlim=c(0.7,length(vali)+0.3),ylim = yrange,col=colors[(i %% length(colors))],xaxt='n',log='y')
    axis(1,at=1:length(vali),labels=(collabel),las=2)
    # lines(0:100,rep(1,101),col='black');
  }else{
    lines(1:length(vali),vali,type='b',pch=20,col=colors[(i %% length(colors))])
  }
}




# parameters
# Do not modify the variables beginning with "__"
targetmat=list(c(485.25011707153766,511.674764112692,948.2946904484533,1142.602164954121),c(570.8232704970163,663.41279760818,734.8469164815334,857.2120161870935),c(997.6822946429332,869.2589670788032,1828.1557434418635,1583.1862267367947),c(770.1583808293077,662.2365337826335,855.4204681880377,810.3413713165962),c(781.2325536255461,799.8594013715646,1200.0327139437902,1031.1541871509387))
targetgene="IRF8"
collabel=c("TRE-KRAB-undiff-apoe4-low-rd2_S19_L001_R1_001-clipped-trimmed-aligned-counts","TRE-KRAB-undiff-apoe4-low-rd1_S17_L001_R1_001-clipped-trimmed-aligned-counts","TRE-KRAB-undiff-apoe4-high-rd2_S20_L001_R1_001-clipped-trimmed-aligned-counts","TRE-KRAB-undiff-apoe4-high-rd1_S18_L001_R1_001-clipped-trimmed-aligned-counts")

# set up color using RColorBrewer
#library(RColorBrewer)
#colors <- brewer.pal(length(targetgenelist), "Set1")

colors=c( "#E41A1C", "#377EB8", "#4DAF4A", "#984EA3", "#FF7F00",  "#A65628", "#F781BF",
          "#999999", "#66C2A5", "#FC8D62", "#8DA0CB", "#E78AC3", "#A6D854", "#FFD92F", "#E5C494", "#B3B3B3", 
          "#8DD3C7", "#FFFFB3", "#BEBADA", "#FB8072", "#80B1D3", "#FDB462", "#B3DE69", "#FCCDE5",
          "#D9D9D9", "#BC80BD", "#CCEBC5", "#FFED6F")


## code

targetmatvec=unlist(targetmat)+1
yrange=range(targetmatvec[targetmatvec>0]);
# yrange[1]=1; # set the minimum value to 1
for(i in 1:length(targetmat)){
  vali=targetmat[[i]]+1;
  if(i==1){
    plot(1:length(vali),vali,type='b',las=1,pch=20,main=paste('sgRNAs in',targetgene),ylab='Read counts',xlab='Samples',xlim=c(0.7,length(vali)+0.3),ylim = yrange,col=colors[(i %% length(colors))],xaxt='n',log='y')
    axis(1,at=1:length(vali),labels=(collabel),las=2)
    # lines(0:100,rep(1,101),col='black');
  }else{
    lines(1:length(vali),vali,type='b',pch=20,col=colors[(i %% length(colors))])
  }
}




# parameters
# Do not modify the variables beginning with "__"
targetmat=list(c(701.6998580889248,799.8594013715646,752.7700120054732,634.316060580729),c(442.9669118495365,524.6136661937026,417.93400017186985,417.66952429043073),c(514.445663534348,432.865087801082,898.5988346775292,974.909413306342),c(813.4483290327851,752.8088483497078,969.4765306131095,803.0503821145189),c(2001.405047174724,1589.1324283132112,757.6581289665477,773.8864253062095))
targetgene="CLEC2B"
collabel=c("TRE-KRAB-undiff-apoe4-low-rd2_S19_L001_R1_001-clipped-trimmed-aligned-counts","TRE-KRAB-undiff-apoe4-low-rd1_S17_L001_R1_001-clipped-trimmed-aligned-counts","TRE-KRAB-undiff-apoe4-high-rd2_S20_L001_R1_001-clipped-trimmed-aligned-counts","TRE-KRAB-undiff-apoe4-high-rd1_S18_L001_R1_001-clipped-trimmed-aligned-counts")

# set up color using RColorBrewer
#library(RColorBrewer)
#colors <- brewer.pal(length(targetgenelist), "Set1")

colors=c( "#E41A1C", "#377EB8", "#4DAF4A", "#984EA3", "#FF7F00",  "#A65628", "#F781BF",
          "#999999", "#66C2A5", "#FC8D62", "#8DA0CB", "#E78AC3", "#A6D854", "#FFD92F", "#E5C494", "#B3B3B3", 
          "#8DD3C7", "#FFFFB3", "#BEBADA", "#FB8072", "#80B1D3", "#FDB462", "#B3DE69", "#FCCDE5",
          "#D9D9D9", "#BC80BD", "#CCEBC5", "#FFED6F")


## code

targetmatvec=unlist(targetmat)+1
yrange=range(targetmatvec[targetmatvec>0]);
# yrange[1]=1; # set the minimum value to 1
for(i in 1:length(targetmat)){
  vali=targetmat[[i]]+1;
  if(i==1){
    plot(1:length(vali),vali,type='b',las=1,pch=20,main=paste('sgRNAs in',targetgene),ylab='Read counts',xlab='Samples',xlim=c(0.7,length(vali)+0.3),ylim = yrange,col=colors[(i %% length(colors))],xaxt='n',log='y')
    axis(1,at=1:length(vali),labels=(collabel),las=2)
    # lines(0:100,rep(1,101),col='black');
  }else{
    lines(1:length(vali),vali,type='b',pch=20,col=colors[(i %% length(colors))])
  }
}




# parameters
# Do not modify the variables beginning with "__"
targetmat=list(c(1035.9385279390297,831.6185246613178,812.2421016985463,775.9695650782317),c(465.1152574420133,482.26816847403154,501.0319885101364,462.4570293889058),c(544.6479529786346,550.4914703557238,407.3430800895418,468.7064487049721),c(725.8616896443541,581.0743298199307,1284.7600746024148,1273.839970591513),c(713.7807738666394,592.8369680753949,419.56337249222804,504.1198248293478))
targetgene="C9orf72"
collabel=c("TRE-KRAB-undiff-apoe4-low-rd2_S19_L001_R1_001-clipped-trimmed-aligned-counts","TRE-KRAB-undiff-apoe4-low-rd1_S17_L001_R1_001-clipped-trimmed-aligned-counts","TRE-KRAB-undiff-apoe4-high-rd2_S20_L001_R1_001-clipped-trimmed-aligned-counts","TRE-KRAB-undiff-apoe4-high-rd1_S18_L001_R1_001-clipped-trimmed-aligned-counts")

# set up color using RColorBrewer
#library(RColorBrewer)
#colors <- brewer.pal(length(targetgenelist), "Set1")

colors=c( "#E41A1C", "#377EB8", "#4DAF4A", "#984EA3", "#FF7F00",  "#A65628", "#F781BF",
          "#999999", "#66C2A5", "#FC8D62", "#8DA0CB", "#E78AC3", "#A6D854", "#FFD92F", "#E5C494", "#B3B3B3", 
          "#8DD3C7", "#FFFFB3", "#BEBADA", "#FB8072", "#80B1D3", "#FDB462", "#B3DE69", "#FCCDE5",
          "#D9D9D9", "#BC80BD", "#CCEBC5", "#FFED6F")


## code

targetmatvec=unlist(targetmat)+1
yrange=range(targetmatvec[targetmatvec>0]);
# yrange[1]=1; # set the minimum value to 1
for(i in 1:length(targetmat)){
  vali=targetmat[[i]]+1;
  if(i==1){
    plot(1:length(vali),vali,type='b',las=1,pch=20,main=paste('sgRNAs in',targetgene),ylab='Read counts',xlab='Samples',xlim=c(0.7,length(vali)+0.3),ylim = yrange,col=colors[(i %% length(colors))],xaxt='n',log='y')
    axis(1,at=1:length(vali),labels=(collabel),las=2)
    # lines(0:100,rep(1,101),col='black');
  }else{
    lines(1:length(vali),vali,type='b',pch=20,col=colors[(i %% length(colors))])
  }
}




# parameters
# Do not modify the variables beginning with "__"
targetmat=list(c(1145.6735129199374,846.9099543934212,2176.8414199985114,1751.9205482705847),c(975.5339490504564,1038.6409579574874,1262.7635482775795,1323.8353251200435),c(553.7086398119205,610.4809254585912,694.1126084725792,633.2744906947179),c(471.1557153308706,522.2611385426097,398.38153232757185,554.1151793578781),c(468.1354863864419,595.1894957264877,415.4899416913326,502.0366850573257))
targetgene="TLR7"
collabel=c("TRE-KRAB-undiff-apoe4-low-rd2_S19_L001_R1_001-clipped-trimmed-aligned-counts","TRE-KRAB-undiff-apoe4-low-rd1_S17_L001_R1_001-clipped-trimmed-aligned-counts","TRE-KRAB-undiff-apoe4-high-rd2_S20_L001_R1_001-clipped-trimmed-aligned-counts","TRE-KRAB-undiff-apoe4-high-rd1_S18_L001_R1_001-clipped-trimmed-aligned-counts")

# set up color using RColorBrewer
#library(RColorBrewer)
#colors <- brewer.pal(length(targetgenelist), "Set1")

colors=c( "#E41A1C", "#377EB8", "#4DAF4A", "#984EA3", "#FF7F00",  "#A65628", "#F781BF",
          "#999999", "#66C2A5", "#FC8D62", "#8DA0CB", "#E78AC3", "#A6D854", "#FFD92F", "#E5C494", "#B3B3B3", 
          "#8DD3C7", "#FFFFB3", "#BEBADA", "#FB8072", "#80B1D3", "#FDB462", "#B3DE69", "#FCCDE5",
          "#D9D9D9", "#BC80BD", "#CCEBC5", "#FFED6F")


## code

targetmatvec=unlist(targetmat)+1
yrange=range(targetmatvec[targetmatvec>0]);
# yrange[1]=1; # set the minimum value to 1
for(i in 1:length(targetmat)){
  vali=targetmat[[i]]+1;
  if(i==1){
    plot(1:length(vali),vali,type='b',las=1,pch=20,main=paste('sgRNAs in',targetgene),ylab='Read counts',xlab='Samples',xlim=c(0.7,length(vali)+0.3),ylim = yrange,col=colors[(i %% length(colors))],xaxt='n',log='y')
    axis(1,at=1:length(vali),labels=(collabel),las=2)
    # lines(0:100,rep(1,101),col='black');
  }else{
    lines(1:length(vali),vali,type='b',pch=20,col=colors[(i %% length(colors))])
  }
}




# parameters
# Do not modify the variables beginning with "__"
targetmat=list(c(686.5987133667815,681.0567549913762,850.5323512269632,696.8102537413919),c(1448.7031503442795,1623.2440792540574,809.7980432180091,816.5907906326626),c(834.5899316437857,1050.4035962129517,877.416994512873,828.048059378784),c(925.1967999766455,841.0286352656891,769.0637352090549,638.4823401247731),c(372.4949031462011,465.8004749163817,783.7280860922784,780.1358446222758))
targetgene="P2RY12"
collabel=c("TRE-KRAB-undiff-apoe4-low-rd2_S19_L001_R1_001-clipped-trimmed-aligned-counts","TRE-KRAB-undiff-apoe4-low-rd1_S17_L001_R1_001-clipped-trimmed-aligned-counts","TRE-KRAB-undiff-apoe4-high-rd2_S20_L001_R1_001-clipped-trimmed-aligned-counts","TRE-KRAB-undiff-apoe4-high-rd1_S18_L001_R1_001-clipped-trimmed-aligned-counts")

# set up color using RColorBrewer
#library(RColorBrewer)
#colors <- brewer.pal(length(targetgenelist), "Set1")

colors=c( "#E41A1C", "#377EB8", "#4DAF4A", "#984EA3", "#FF7F00",  "#A65628", "#F781BF",
          "#999999", "#66C2A5", "#FC8D62", "#8DA0CB", "#E78AC3", "#A6D854", "#FFD92F", "#E5C494", "#B3B3B3", 
          "#8DD3C7", "#FFFFB3", "#BEBADA", "#FB8072", "#80B1D3", "#FDB462", "#B3DE69", "#FCCDE5",
          "#D9D9D9", "#BC80BD", "#CCEBC5", "#FFED6F")


## code

targetmatvec=unlist(targetmat)+1
yrange=range(targetmatvec[targetmatvec>0]);
# yrange[1]=1; # set the minimum value to 1
for(i in 1:length(targetmat)){
  vali=targetmat[[i]]+1;
  if(i==1){
    plot(1:length(vali),vali,type='b',las=1,pch=20,main=paste('sgRNAs in',targetgene),ylab='Read counts',xlab='Samples',xlim=c(0.7,length(vali)+0.3),ylim = yrange,col=colors[(i %% length(colors))],xaxt='n',log='y')
    axis(1,at=1:length(vali),labels=(collabel),las=2)
    # lines(0:100,rep(1,101),col='black');
  }else{
    lines(1:length(vali),vali,type='b',pch=20,col=colors[(i %% length(colors))])
  }
}




# parameters
# Do not modify the variables beginning with "__"
targetmat=list(c(579.8839573303022,616.3622445863232,451.3361327392123,586.4038458242206),c(837.6101605882144,756.3376398263471,776.3959106506667,753.0550275859886),c(101.68104112909813,119.97891020573468,166.19597667653304,212.48025674625404),c(85.57315342547864,88.21978691598137,68.43363745504303,61.4526232746519),c(533.5737801823961,555.1965256579094,544.2103549996278,525.9927924355799))
targetgene="CLIC1"
collabel=c("TRE-KRAB-undiff-apoe4-low-rd2_S19_L001_R1_001-clipped-trimmed-aligned-counts","TRE-KRAB-undiff-apoe4-low-rd1_S17_L001_R1_001-clipped-trimmed-aligned-counts","TRE-KRAB-undiff-apoe4-high-rd2_S20_L001_R1_001-clipped-trimmed-aligned-counts","TRE-KRAB-undiff-apoe4-high-rd1_S18_L001_R1_001-clipped-trimmed-aligned-counts")

# set up color using RColorBrewer
#library(RColorBrewer)
#colors <- brewer.pal(length(targetgenelist), "Set1")

colors=c( "#E41A1C", "#377EB8", "#4DAF4A", "#984EA3", "#FF7F00",  "#A65628", "#F781BF",
          "#999999", "#66C2A5", "#FC8D62", "#8DA0CB", "#E78AC3", "#A6D854", "#FFD92F", "#E5C494", "#B3B3B3", 
          "#8DD3C7", "#FFFFB3", "#BEBADA", "#FB8072", "#80B1D3", "#FDB462", "#B3DE69", "#FCCDE5",
          "#D9D9D9", "#BC80BD", "#CCEBC5", "#FFED6F")


## code

targetmatvec=unlist(targetmat)+1
yrange=range(targetmatvec[targetmatvec>0]);
# yrange[1]=1; # set the minimum value to 1
for(i in 1:length(targetmat)){
  vali=targetmat[[i]]+1;
  if(i==1){
    plot(1:length(vali),vali,type='b',las=1,pch=20,main=paste('sgRNAs in',targetgene),ylab='Read counts',xlab='Samples',xlim=c(0.7,length(vali)+0.3),ylim = yrange,col=colors[(i %% length(colors))],xaxt='n',log='y')
    axis(1,at=1:length(vali),labels=(collabel),las=2)
    # lines(0:100,rep(1,101),col='black');
  }else{
    lines(1:length(vali),vali,type='b',pch=20,col=colors[(i %% length(colors))])
  }
}




# parameters
# Do not modify the variables beginning with "__"
targetmat=list(c(1139.6330550310802,1015.115681446559,707.9622731956237,793.6762531404195),c(842.6438754955955,823.3846778824928,1254.6166866757887,1191.5559495966402),c(786.2662685329273,777.5103886861825,614.273364775029,550.990469699845),c(437.93319694215535,459.9191557886496,857.049840508396,731.1820599797566),c(1275.5433575303698,1309.1816378331637,1117.7494117657027,1039.486746239027))
targetgene="CD86"
collabel=c("TRE-KRAB-undiff-apoe4-low-rd2_S19_L001_R1_001-clipped-trimmed-aligned-counts","TRE-KRAB-undiff-apoe4-low-rd1_S17_L001_R1_001-clipped-trimmed-aligned-counts","TRE-KRAB-undiff-apoe4-high-rd2_S20_L001_R1_001-clipped-trimmed-aligned-counts","TRE-KRAB-undiff-apoe4-high-rd1_S18_L001_R1_001-clipped-trimmed-aligned-counts")

# set up color using RColorBrewer
#library(RColorBrewer)
#colors <- brewer.pal(length(targetgenelist), "Set1")

colors=c( "#E41A1C", "#377EB8", "#4DAF4A", "#984EA3", "#FF7F00",  "#A65628", "#F781BF",
          "#999999", "#66C2A5", "#FC8D62", "#8DA0CB", "#E78AC3", "#A6D854", "#FFD92F", "#E5C494", "#B3B3B3", 
          "#8DD3C7", "#FFFFB3", "#BEBADA", "#FB8072", "#80B1D3", "#FDB462", "#B3DE69", "#FCCDE5",
          "#D9D9D9", "#BC80BD", "#CCEBC5", "#FFED6F")


## code

targetmatvec=unlist(targetmat)+1
yrange=range(targetmatvec[targetmatvec>0]);
# yrange[1]=1; # set the minimum value to 1
for(i in 1:length(targetmat)){
  vali=targetmat[[i]]+1;
  if(i==1){
    plot(1:length(vali),vali,type='b',las=1,pch=20,main=paste('sgRNAs in',targetgene),ylab='Read counts',xlab='Samples',xlim=c(0.7,length(vali)+0.3),ylim = yrange,col=colors[(i %% length(colors))],xaxt='n',log='y')
    axis(1,at=1:length(vali),labels=(collabel),las=2)
    # lines(0:100,rep(1,101),col='black');
  }else{
    lines(1:length(vali),vali,type='b',pch=20,col=colors[(i %% length(colors))])
  }
}




# parameters
# Do not modify the variables beginning with "__"
targetmat=list(c(673.5110546075906,617.5385084118697,685.1510607106093,665.5631571610604),c(1600.7213405471884,1184.4976723252432,475.7767175445848,561.4061685599555),c(549.6816678860157,558.7253171345487,597.9796415714474,650.9811787569057),c(592.9716160894931,570.4879553900129,652.5636143034459,675.9788560211709),c(931.2372578655028,843.381162916782,1745.057755103597,1489.4449369958004))
targetgene="LRP6"
collabel=c("TRE-KRAB-undiff-apoe4-low-rd2_S19_L001_R1_001-clipped-trimmed-aligned-counts","TRE-KRAB-undiff-apoe4-low-rd1_S17_L001_R1_001-clipped-trimmed-aligned-counts","TRE-KRAB-undiff-apoe4-high-rd2_S20_L001_R1_001-clipped-trimmed-aligned-counts","TRE-KRAB-undiff-apoe4-high-rd1_S18_L001_R1_001-clipped-trimmed-aligned-counts")

# set up color using RColorBrewer
#library(RColorBrewer)
#colors <- brewer.pal(length(targetgenelist), "Set1")

colors=c( "#E41A1C", "#377EB8", "#4DAF4A", "#984EA3", "#FF7F00",  "#A65628", "#F781BF",
          "#999999", "#66C2A5", "#FC8D62", "#8DA0CB", "#E78AC3", "#A6D854", "#FFD92F", "#E5C494", "#B3B3B3", 
          "#8DD3C7", "#FFFFB3", "#BEBADA", "#FB8072", "#80B1D3", "#FDB462", "#B3DE69", "#FCCDE5",
          "#D9D9D9", "#BC80BD", "#CCEBC5", "#FFED6F")


## code

targetmatvec=unlist(targetmat)+1
yrange=range(targetmatvec[targetmatvec>0]);
# yrange[1]=1; # set the minimum value to 1
for(i in 1:length(targetmat)){
  vali=targetmat[[i]]+1;
  if(i==1){
    plot(1:length(vali),vali,type='b',las=1,pch=20,main=paste('sgRNAs in',targetgene),ylab='Read counts',xlab='Samples',xlim=c(0.7,length(vali)+0.3),ylim = yrange,col=colors[(i %% length(colors))],xaxt='n',log='y')
    axis(1,at=1:length(vali),labels=(collabel),las=2)
    # lines(0:100,rep(1,101),col='black');
  }else{
    lines(1:length(vali),vali,type='b',pch=20,col=colors[(i %% length(colors))])
  }
}




# parameters
# Do not modify the variables beginning with "__"
targetmat=list(c(766.1314089034029,712.8158782811296,620.7908540564617,623.9003617206184),c(511.42543458991935,514.0272917637849,575.9831152466121,533.2837816376572),c(292.96220760957976,287.0083734333261,414.67525553115354,422.87737372048593),c(595.9918450339218,648.1213678760765,651.7489281432669,637.4407702387621),c(212.42276909148225,219.96133537718023,383.71718144434834,338.51021295359095))
targetgene="LRP1B"
collabel=c("TRE-KRAB-undiff-apoe4-low-rd2_S19_L001_R1_001-clipped-trimmed-aligned-counts","TRE-KRAB-undiff-apoe4-low-rd1_S17_L001_R1_001-clipped-trimmed-aligned-counts","TRE-KRAB-undiff-apoe4-high-rd2_S20_L001_R1_001-clipped-trimmed-aligned-counts","TRE-KRAB-undiff-apoe4-high-rd1_S18_L001_R1_001-clipped-trimmed-aligned-counts")

# set up color using RColorBrewer
#library(RColorBrewer)
#colors <- brewer.pal(length(targetgenelist), "Set1")

colors=c( "#E41A1C", "#377EB8", "#4DAF4A", "#984EA3", "#FF7F00",  "#A65628", "#F781BF",
          "#999999", "#66C2A5", "#FC8D62", "#8DA0CB", "#E78AC3", "#A6D854", "#FFD92F", "#E5C494", "#B3B3B3", 
          "#8DD3C7", "#FFFFB3", "#BEBADA", "#FB8072", "#80B1D3", "#FDB462", "#B3DE69", "#FCCDE5",
          "#D9D9D9", "#BC80BD", "#CCEBC5", "#FFED6F")


## code

targetmatvec=unlist(targetmat)+1
yrange=range(targetmatvec[targetmatvec>0]);
# yrange[1]=1; # set the minimum value to 1
for(i in 1:length(targetmat)){
  vali=targetmat[[i]]+1;
  if(i==1){
    plot(1:length(vali),vali,type='b',las=1,pch=20,main=paste('sgRNAs in',targetgene),ylab='Read counts',xlab='Samples',xlim=c(0.7,length(vali)+0.3),ylim = yrange,col=colors[(i %% length(colors))],xaxt='n',log='y')
    axis(1,at=1:length(vali),labels=(collabel),las=2)
    # lines(0:100,rep(1,101),col='black');
  }else{
    lines(1:length(vali),vali,type='b',pch=20,col=colors[(i %% length(colors))])
  }
}



dev.off()
Sweave("APOEuptake_CRISPRi_summary.Rnw");
library(tools);

texi2dvi("APOEuptake_CRISPRi_summary.tex",pdf=TRUE);
